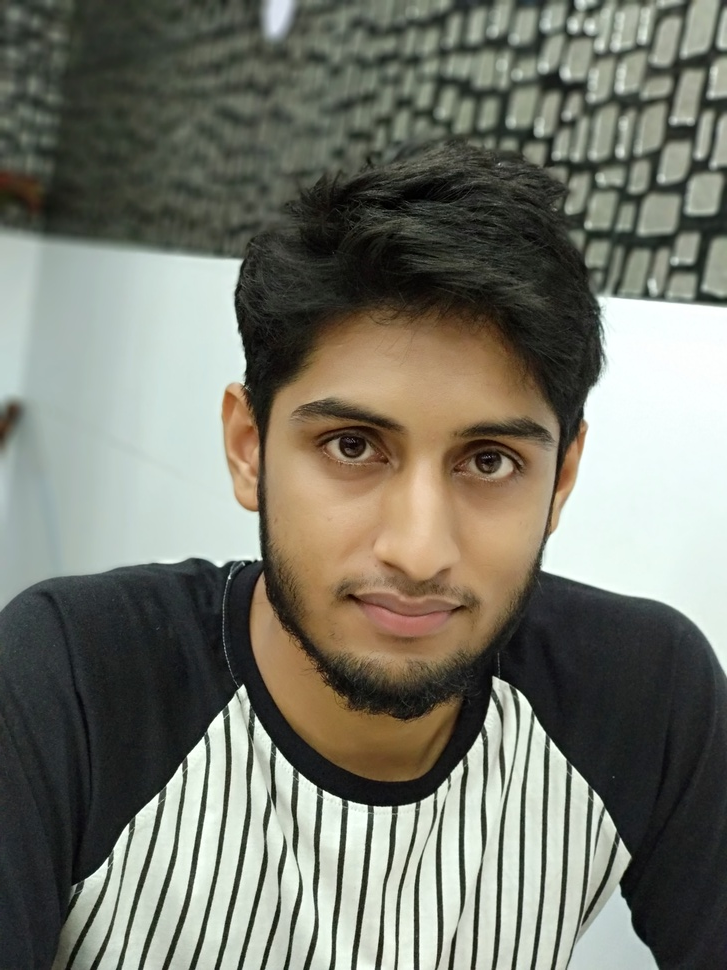
#> input picture Week 2/Practical 2b/IMG_20170101_094122.jpg, 727 x 970 px, shrunk from 3000 x 4000 before the run, given in place of the camera
$ jupyter execute 'ComputerVision_Week4b(1).ipynb'   (text cells are left out)
#> lines starting #> are read from the running program, lines starting #| are printed output that depends on the picture; after the words box and inside, x2 and y2 are one past the last pixel; in counts of white or black regions, pixels touching at a corner belong together
[cell 1]
import numpy as np
import cv2

[cell 2]
#Parameters for ShiTomasi corner detection that we have used previously
corner_track_params = dict(maxCorners = 6,
                       qualityLevel = 0.4,
                       minDistance = 7,
                       blockSize = 7 )

[cell 3]
#Parameters for lucas kanade optical flow
lk_params = dict( winSize  = (200,200),
                  maxLevel = 3,
                  criteria = (cv2.TERM_CRITERIA_EPS | cv2.TERM_CRITERIA_COUNT, 6,0.04)) #Speed vs Accuracy

[cell 4]
#Capture the video
cap = cv2.VideoCapture(0)
ret, prev_frame = cap.read()
#> prev_frame is the input picture: shape (970, 727, 3); mean B, G, R 107.7, 119, 118.3
prev_gray = cv2.cvtColor(prev_frame, cv2.COLOR_BGR2GRAY)
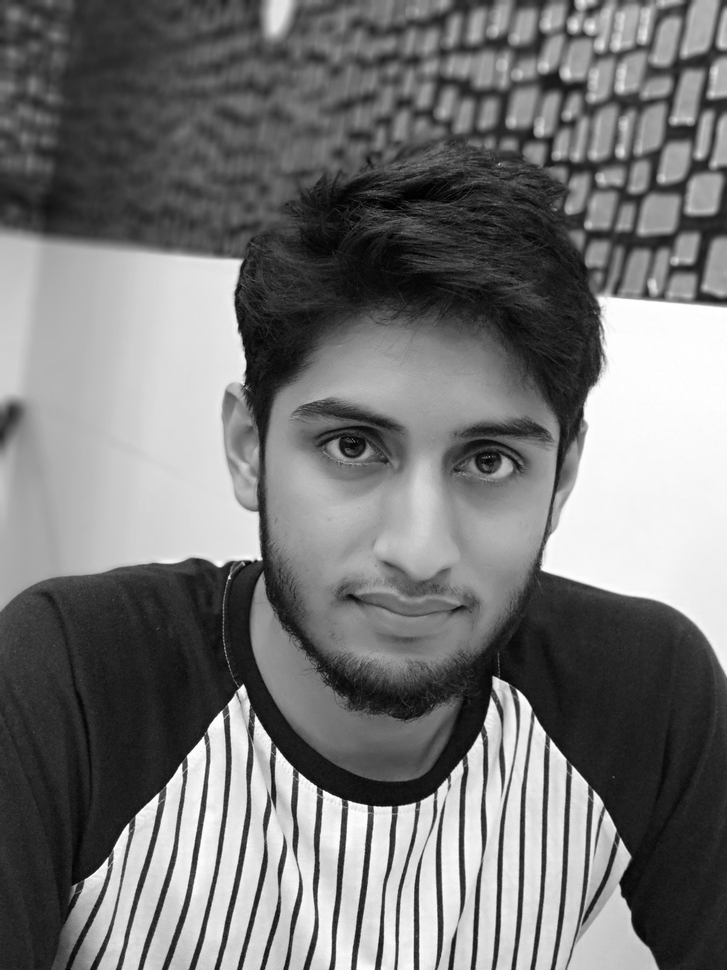
#> prev_gray: shape (970, 727); min 0, max 255, mean 117.5

#Getting the corners and creating a mask
prevPts = cv2.goodFeaturesToTrack(prev_gray, mask = None, **corner_track_params)
#> prevPts = [[389, 809], [375, 809], [242, 686], [324, 792], [349, 803], [413, 805]]
mask = np.zeros_like(prev_frame)

while True:
    ret,frame = cap.read()
    frame_gray = cv2.cvtColor(frame, cv2.COLOR_BGR2GRAY)
    #Calculate the Optical Flow on the Gray Scale Frame
    nextPts, status, err = cv2.calcOpticalFlowPyrLK(prev_gray, frame_gray, prevPts, None, **lk_params)
#> nextPts has the same summary as prevPts; status = [1, 1, 1, 1, 1, 1]; err = [0, 0, 0, 0, 0, 0]

    #1 if flow is found and 0 if not found
    good_new = nextPts[status==1]
#> good_new has the same summary as prevPts
    good_prev = prevPts[status==1]
#> good_prev has the same summary as prevPts

    #Use ravel to get points to draw lines and circles
    for i,(new,prev) in enumerate(zip(good_new,good_prev)):
        x_new,y_new = new.ravel()
        x_prev,y_prev = prev.ravel()

        #Use the mask here
        mask = cv2.line(mask, (x_new,y_new),(x_prev,y_prev), (0,0,255), 4)

        #Draw circles at corner points
        frame = cv2.circle(frame,(x_new,y_new),8,(255,0,0),-1)
#> this loop made 6 passes
#> (x_new, y_new, x_prev, y_prev) on passes 1 to 6: (389, 809, 389, 809), (375, 809, 375, 809), (242, 686, 242, 686), (324, 792, 324, 792), (349, 803, 349, 803), (413, 805, 413, 805)
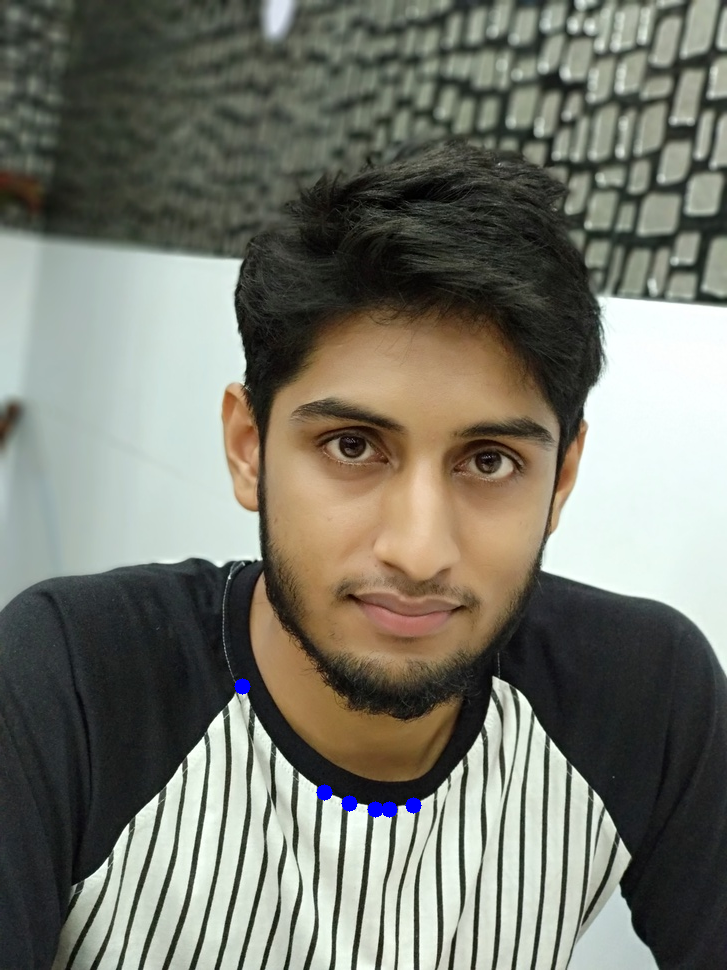
#> frame: shape (970, 727, 3); mean B, G, R 107.9, 118.8, 118.1
#> mask: shape (970, 727, 3); mean of channels 0, 1, 2 0, 0, 0

    img = cv2.add(frame,mask)
    cv2.imshow('frame',img)

    k = cv2.waitKey(30) & 0xff
#> (key Esc is pressed here)
    if k == 27:
        break

    #Update the previous frame and previous points
    prev_gray = frame_gray.copy()
    prevPts = good_new.reshape(-1,1,2)


cv2.destroyAllWindows()
cap.release()

[cell 5]
import cv2
import numpy as np

#Capture the frame
cap = cv2.VideoCapture(0)
ret, frame1 = cap.read()

#Get grayscale image of first frame and make a mask in HSV color
prvsImg = cv2.cvtColor(frame1,cv2.COLOR_BGR2GRAY)

hsv_mask = np.zeros_like(frame1)
hsv_mask[:,:,1] = 255

while True:
    ret, frame2 = cap.read()
    nextImg = cv2.cvtColor(frame2,cv2.COLOR_BGR2GRAY)

    #Most of these parametes are just suggested defaults
    flow = cv2.calcOpticalFlowFarneback(prvsImg,nextImg, None, 0.5, 3, 15, 3, 5, 1.2, 0)


    #Color the channels based on the angle of travel
    #Pay close attention to your video, the path of the direction of flow will determine color!
    mag, ang = cv2.cartToPolar(flow[:,:,0], flow[:,:,1],angleInDegrees=True)
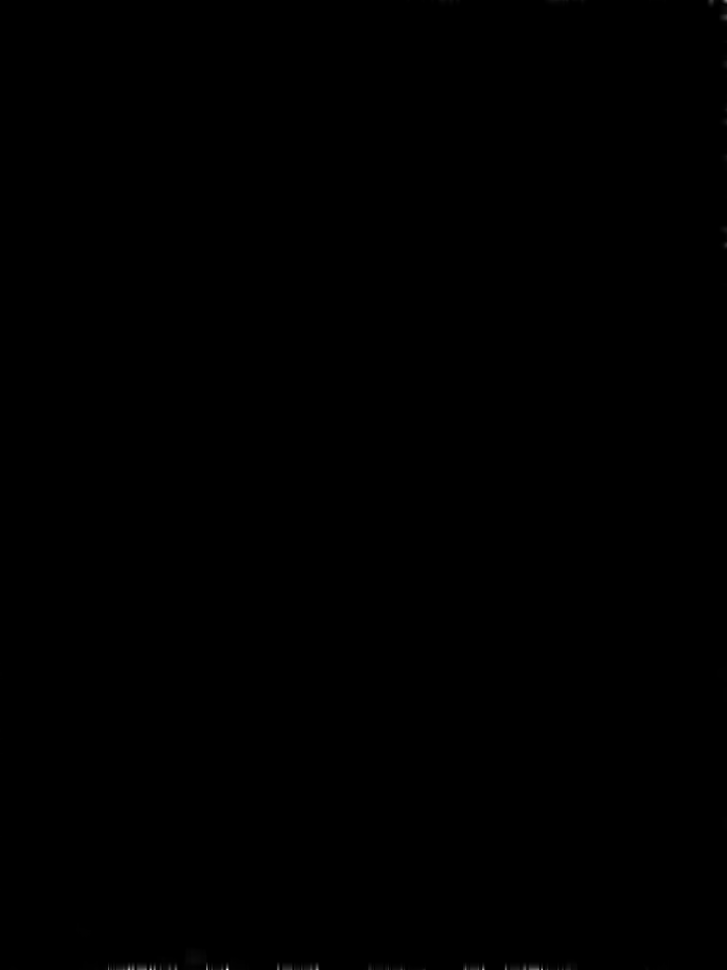
#> mag: shape (970, 727) float32; min 0, max 1.64, mean 0.000545; drawn with min black and max white
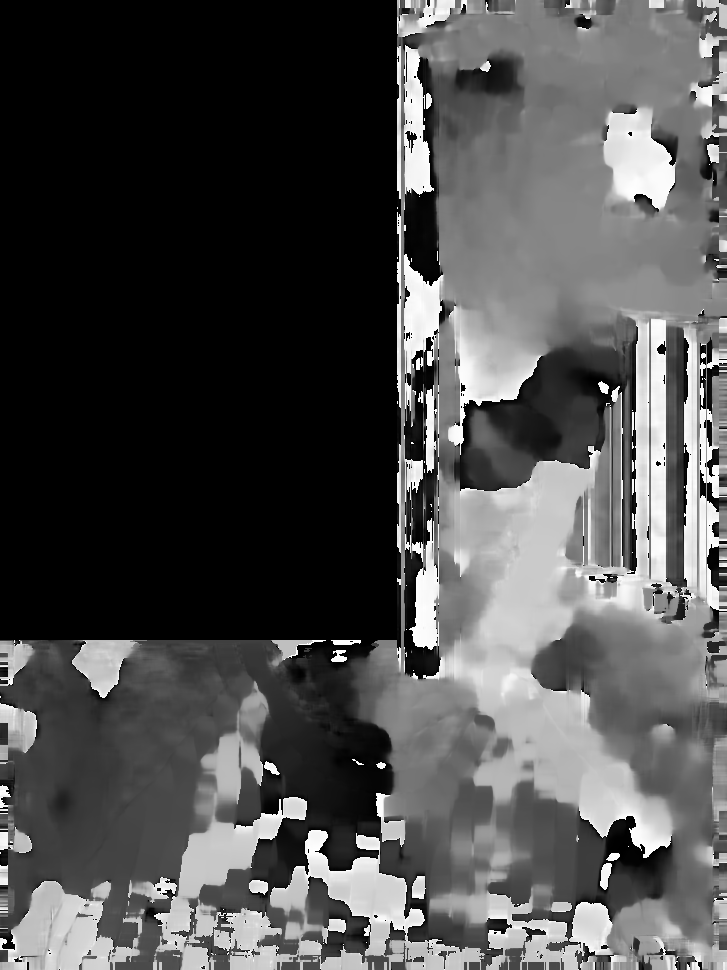
#> ang: shape (970, 727) float32; min 0, max 360, mean 110.4; drawn with min black and max white
    hsv_mask[:,:,0] = ang/2
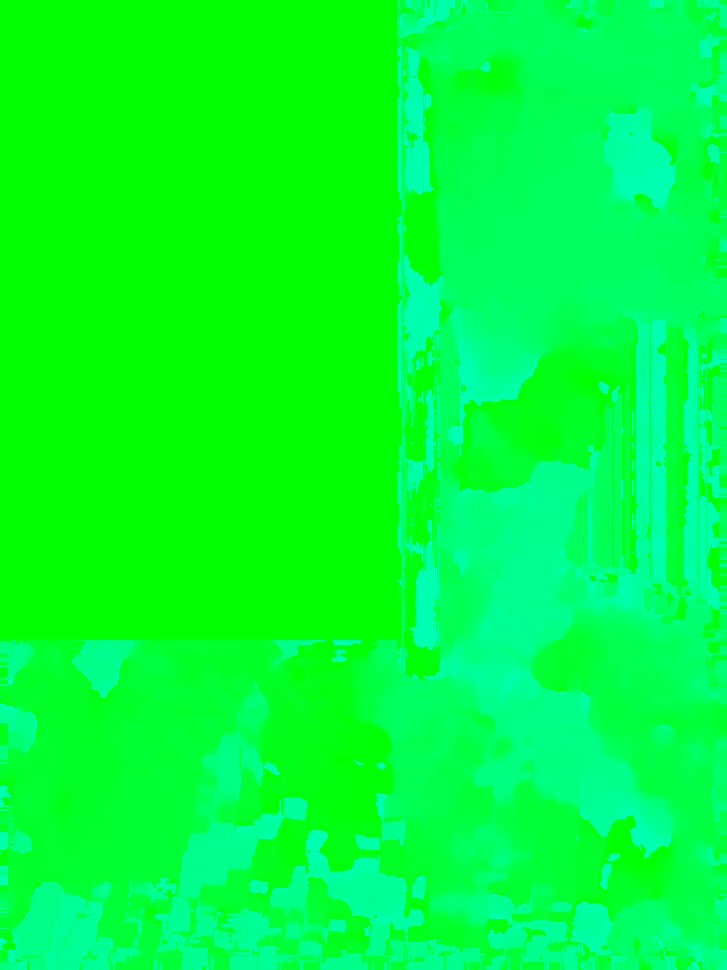
#> hsv_mask: shape (970, 727, 3); mean of channels 0, 1, 2 54.9, 255, 0; drawn as B, G, R
    hsv_mask[:,:,2] = cv2.normalize(mag,None,0,255,cv2.NORM_MINMAX)
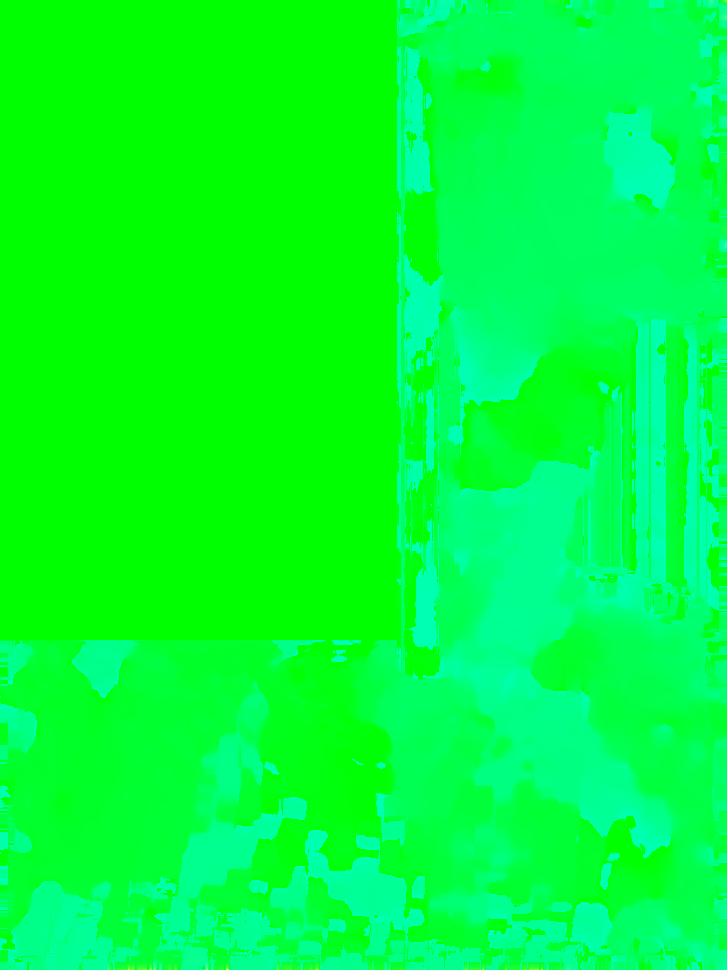
#> hsv_mask: shape (970, 727, 3); 0.7% of pixels changed, all inside (x1, y1, x2, y2) = (0, 0, 727, 970); drawn as B, G, R

    #Convert back to BGR to show with imshow from cv
    bgr = cv2.cvtColor(hsv_mask,cv2.COLOR_HSV2BGR)
    cv2.imshow('frame2',bgr)

    k = cv2.waitKey(30) & 0xff
#> (key Esc is pressed here)
    if k == 27:
        break

    #Set the Previous image as the next iamge for the loop
    prvsImg = nextImg


cap.release()
cv2.destroyAllWindows()

$ run again, on Week 2/Practical 2b/lyitfront(1).jpg
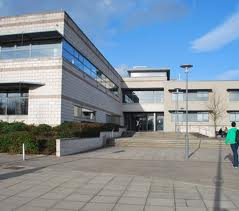
#> input picture Week 2/Practical 2b/lyitfront(1).jpg, 239 x 211 px, given in place of the camera
#> prev_frame is the input picture: shape (211, 239, 3); mean B, G, R 156.4, 144.4, 130.4
#> `prev_gray = cv2.cvtColor(prev_frame, cv2.COLOR_BGR2GRAY)`:
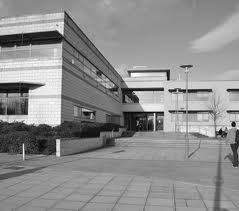
#> prev_gray: shape (211, 239); min 1, max 255, mean 141.6
#> prevPts = [[155, 114], [166, 72], [233, 123], [219, 132], [25, 112], [130, 73]]
#> nextPts has the same summary as prevPts; status = [1, 1, 1, 1, 1, 1]; err = [0, 0, 0, 0, 0, 0]
#> good_new has the same summary as prevPts
#> good_prev has the same summary as prevPts
#> the loop `for i,(new,prev) in enumerate(zip(good_new,good_prev)):` made 6 passes
#> (x_new, y_new, x_prev, y_prev) on passes 1 to 6: (155, 114, 155, 114), (166, 72, 166, 72), (233, 123, 233, 123), (219, 132, 219, 132), (25, 112, 25, 112), (130, 73, 130, 73)
#> `hsv_mask[:,:,0] = ang/2`:
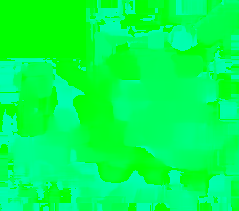
#> hsv_mask: shape (211, 239, 3); mean of channels 0, 1, 2 80.7, 255, 0; drawn as B, G, R
